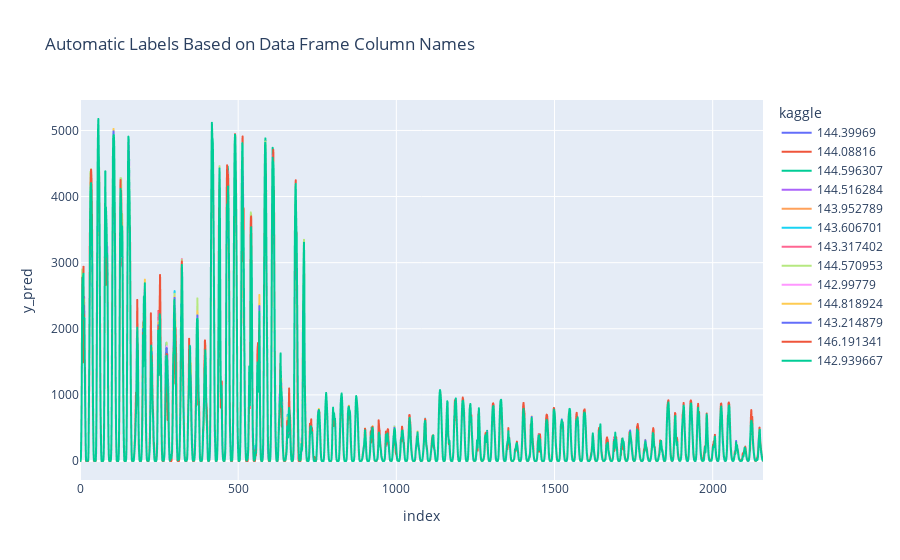

Write notebook code for a chart like this one.
### Code cell
fig = px.line(ret.reset_index(), x="index", y="y_pred", color="kaggle",
                title="Automatic Labels Based on Data Frame Column Names")
fig.show()

### Figure 1 — Plotly figure (JSON) as saved in the notebook; plotly's stock layout.template omitted (floating-point values rounded to 4 significant figures; data arrays with more than 128 entries replaced by an {"elided": "..."} marker saying what was removed)
{"data": [{"hovertemplate": "kaggle=144.39969<br>index=%{x}<br>y_pred=%{y}<extra></extra>", "legendgroup": "144.39969", "line": {"color": "#636efa", "dash": "solid"}, "marker": {"symbol": "circle"}, "mode": "lines", "name": "144.39969", "showlegend": true, "type": "scattergl", "x": {"elided": "2160 int values"}, "xaxis": "x", "y": {"elided": "2160 float values"}, "yaxis": "y"}, {"hovertemplate": "kaggle=144.08816<br>index=%{x}<br>y_pred=%{y}<extra></extra>", "legendgroup": "144.08816", "line": {"color": "#EF553B", "dash": "solid"}, "marker": {"symbol": "circle"}, "mode": "lines", "name": "144.08816", "showlegend": true, "type": "scattergl", "x": {"elided": "2160 int values"}, "xaxis": "x", "y": {"elided": "2160 float values"}, "yaxis": "y"}, {"hovertemplate": "kaggle=144.596307<br>index=%{x}<br>y_pred=%{y}<extra></extra>", "legendgroup": "144.596307", "line": {"color": "#00cc96", "dash": "solid"}, "marker": {"symbol": "circle"}, "mode": "lines", "name": "144.596307", "showlegend": true, "type": "scattergl", "x": {"elided": "2160 int values"}, "xaxis": "x", "y": {"elided": "2160 float values"}, "yaxis": "y"}, {"hovertemplate": "kaggle=144.516284<br>index=%{x}<br>y_pred=%{y}<extra></extra>", "legendgroup": "144.516284", "line": {"color": "#ab63fa", "dash": "solid"}, "marker": {"symbol": "circle"}, "mode": "lines", "name": "144.516284", "showlegend": true, "type": "scattergl", "x": {"elided": "2160 int values"}, "xaxis": "x", "y": {"elided": "2160 float values"}, "yaxis": "y"}, {"hovertemplate": "kaggle=143.952789<br>index=%{x}<br>y_pred=%{y}<extra></extra>", "legendgroup": "143.952789", "line": {"color": "#FFA15A", "dash": "solid"}, "marker": {"symbol": "circle"}, "mode": "lines", "name": "143.952789", "showlegend": true, "type": "scattergl", "x": {"elided": "2160 int values"}, "xaxis": "x", "y": {"elided": "2160 float values"}, "yaxis": "y"}, {"hovertemplate": "kaggle=143.606701<br>index=%{x}<br>y_pred=%{y}<extra></extra>", "legendgroup": "143.606701", "line": {"color": "#19d3f3", "dash": "solid"}, "marker": {"symbol": "circle"}, "mode": "lines", "name": "143.606701", "showlegend": true, "type": "scattergl", "x": {"elided": "2160 int values"}, "xaxis": "x", "y": {"elided": "2160 float values"}, "yaxis": "y"}, {"hovertemplate": "kaggle=143.317402<br>index=%{x}<br>y_pred=%{y}<extra></extra>", "legendgroup": "143.317402", "line": {"color": "#FF6692", "dash": "solid"}, "marker": {"symbol": "circle"}, "mode": "lines", "name": "143.317402", "showlegend": true, "type": "scattergl", "x": {"elided": "2160 int values"}, "xaxis": "x", "y": {"elided": "2160 float values"}, "yaxis": "y"}, {"hovertemplate": "kaggle=144.570953<br>index=%{x}<br>y_pred=%{y}<extra></extra>", "legendgroup": "144.570953", "line": {"color": "#B6E880", "dash": "solid"}, "marker": {"symbol": "circle"}, "mode": "lines", "name": "144.570953", "showlegend": true, "type": "scattergl", "x": {"elided": "2160 int values"}, "xaxis": "x", "y": {"elided": "2160 float values"}, "yaxis": "y"}, {"hovertemplate": "kaggle=142.99779<br>index=%{x}<br>y_pred=%{y}<extra></extra>", "legendgroup": "142.99779", "line": {"color": "#FF97FF", "dash": "solid"}, "marker": {"symbol": "circle"}, "mode": "lines", "name": "142.99779", "showlegend": true, "type": "scattergl", "x": {"elided": "2160 int values"}, "xaxis": "x", "y": {"elided": "2160 float values"}, "yaxis": "y"}, {"hovertemplate": "kaggle=144.818924<br>index=%{x}<br>y_pred=%{y}<extra></extra>", "legendgroup": "144.818924", "line": {"color": "#FECB52", "dash": "solid"}, "marker": {"symbol": "circle"}, "mode": "lines", "name": "144.818924", "showlegend": true, "type": "scattergl", "x": {"elided": "2160 int values"}, "xaxis": "x", "y": {"elided": "2160 float values"}, "yaxis": "y"}, {"hovertemplate": "kaggle=143.214879<br>index=%{x}<br>y_pred=%{y}<extra></extra>", "legendgroup": "143.214879", "line": {"color": "#636efa", "dash": "solid"}, "marker": {"symbol": "circle"}, "mode": "lines", "name": "143.214879", "showlegend": true, "type": "scattergl", "x": {"elided": "2160 int values"}, "xaxis": "x", "y": {"elided": "2160 float values"}, "yaxis": "y"}, {"hovertemplate": "kaggle=146.191341<br>index=%{x}<br>y_pred=%{y}<extra></extra>", "legendgroup": "146.191341", "line": {"color": "#EF553B", "dash": "solid"}, "marker": {"symbol": "circle"}, "mode": "lines", "name": "146.191341", "showlegend": true, "type": "scattergl", "x": {"elided": "2160 int values"}, "xaxis": "x", "y": {"elided": "2160 float values"}, "yaxis": "y"}, {"hovertemplate": "kaggle=142.939667<br>index=%{x}<br>y_pred=%{y}<extra></extra>", "legendgroup": "142.939667", "line": {"color": "#00cc96", "dash": "solid"}, "marker": {"symbol": "circle"}, "mode": "lines", "name": "142.939667", "showlegend": true, "type": "scattergl", "x": {"elided": "2160 int values"}, "xaxis": "x", "y": {"elided": "2160 float values"}, "yaxis": "y"}], "layout": {"legend": {"title": {"text": "kaggle"}, "tracegroupgap": 0}, "title": {"text": "Automatic Labels Based on Data Frame Column Names"}, "xaxis": {"anchor": "y", "domain": [0, 1], "title": {"text": "index"}}, "yaxis": {"anchor": "x", "domain": [0, 1], "title": {"text": "y_pred"}}}}
